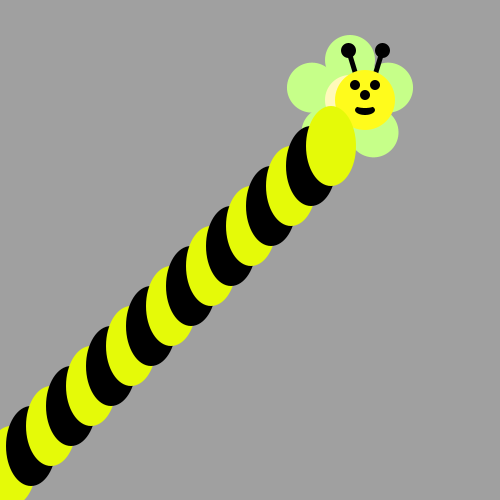
Frame 1 (no input)
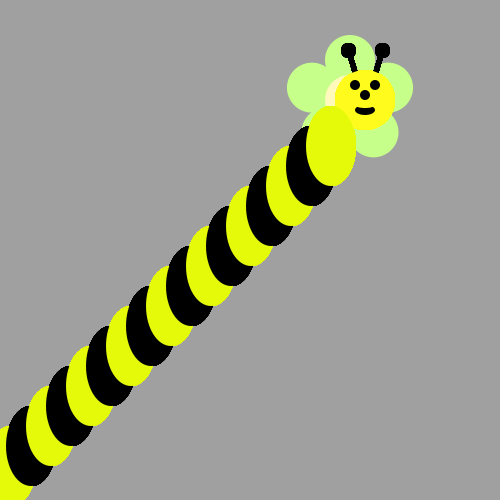
Frame 60 (the mouse pressed at the canvas centre just before this capture)
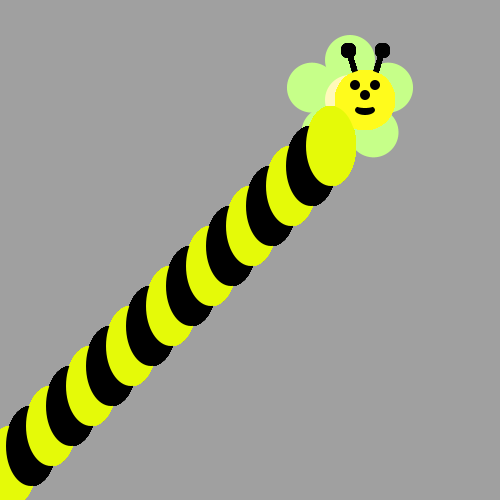
Frame 120 (the mouse held since frame 60 and released just before this capture)

The Processing sketch that drew these frames (run headless with seeded random() and noise(); from frame 60 on, the mouse is pressed at the canvas centre):

// Processing sketch: bumble_bee
// ── bumble_bee.pde

void setup() {
     ellipseMode(CENTER);
     size(500, 500);
     background(160, 160, 160);
     drawFlower(350, 100);
}

void draw() {
 println(mouseX);
 println(mouseY);
 drawBeeFace(365, 100);
 //ellipse(283,135,100,80);
 //fill(#000000);
 //ellipse(37,455,50,50);
 //ellipse(284,132,30,70);
 // ellipse(220,199,30,70);
 drawBody();
}
  
    
// First run the program and you should see a flower. 
  
/* Then, use a loop to make a body for the Bee! 
(see the image on the recipe, it's a diagonal line of circles)
Use modulo to make the colors alternate between yellow and black
*/



/*
Now put his head on using drawBeeFace(x,y)
*/



/**************   Use these methods but  DON'T CHANGE THE CODE BELOW  **************/
void drawBody() {
   int X  = 11;
    int Y = 466;

 for (int i = 0; i <= 16; i++) {
   if(i % 2 == 0){
   fill(#E5FA08);
   ellipse(X, Y, 50,80); 
 }else { 
   fill(#000000);
   ellipse(X, Y, 50,80); 
   
 }
 X = X + 20;
 Y = Y- 20;}}
    
    
   
  
void drawFlower(int x, int y) {
     noStroke();
     translate(x, y);
     // draw 5 petals, rotating after each one
     fill(#c6ff89);      // green
      for (int i = 0; i < 5; i++) {
           ellipse(0, -40, 50, 50);
          rotate(radians(72));
     }
     fill(#fff9bb); // light yellow
     ellipse(0, 0, 50, 50);
} 
void drawBeeFace(int BeeFaceX, int BeeFaceY) {
     noStroke();
     fill(0, 0, 0);
     stroke(1);
     strokeWeight(5);
     line(BeeFaceX-10, BeeFaceY-27, BeeFaceX-17, BeeFaceY-50);
     line(BeeFaceX+10, BeeFaceY-27, BeeFaceX+17, BeeFaceY-50);
     ellipse(BeeFaceX-17, BeeFaceY-50, 10, 10);
     ellipse(BeeFaceX+17, BeeFaceY-50, 10, 10);
     noStroke();
     fill(255, 251, 28);
     ellipse(BeeFaceX, BeeFaceY, 60, 60); // face
     fill(255, 237, 209);
     fill(0,0,0);
      ellipse(BeeFaceX-10, BeeFaceY-15, 10, 10); // eyes
     ellipse(BeeFaceX+10, BeeFaceY-15, 10, 10);
      ellipse(BeeFaceX, BeeFaceY-5, 10, 10); // nose
      ellipse(BeeFaceX, BeeFaceY+10, 20, 10);// mouth
     fill(255, 251, 28);
     ellipse(BeeFaceX, BeeFaceY+5, 20, 6);
}
